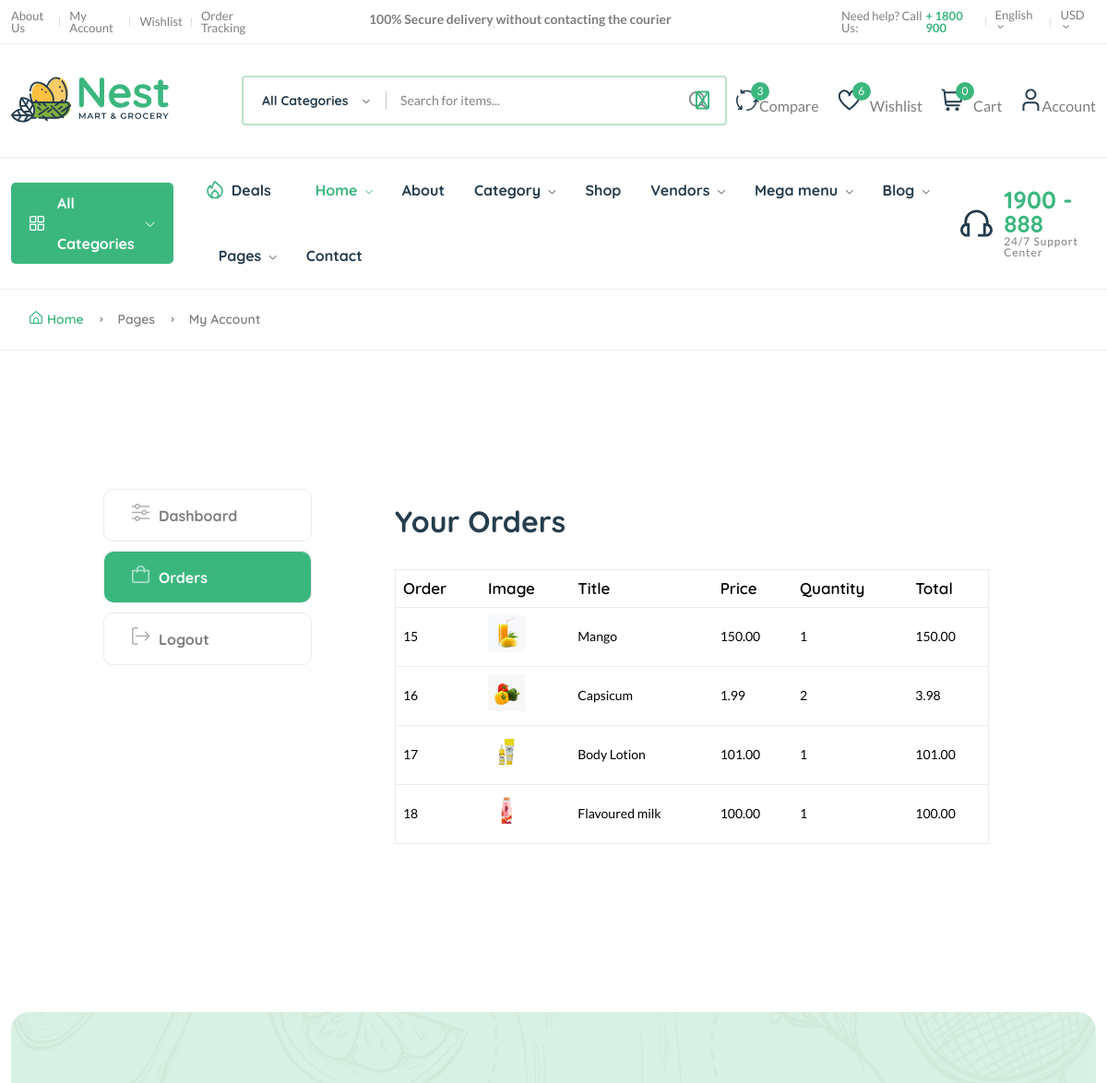
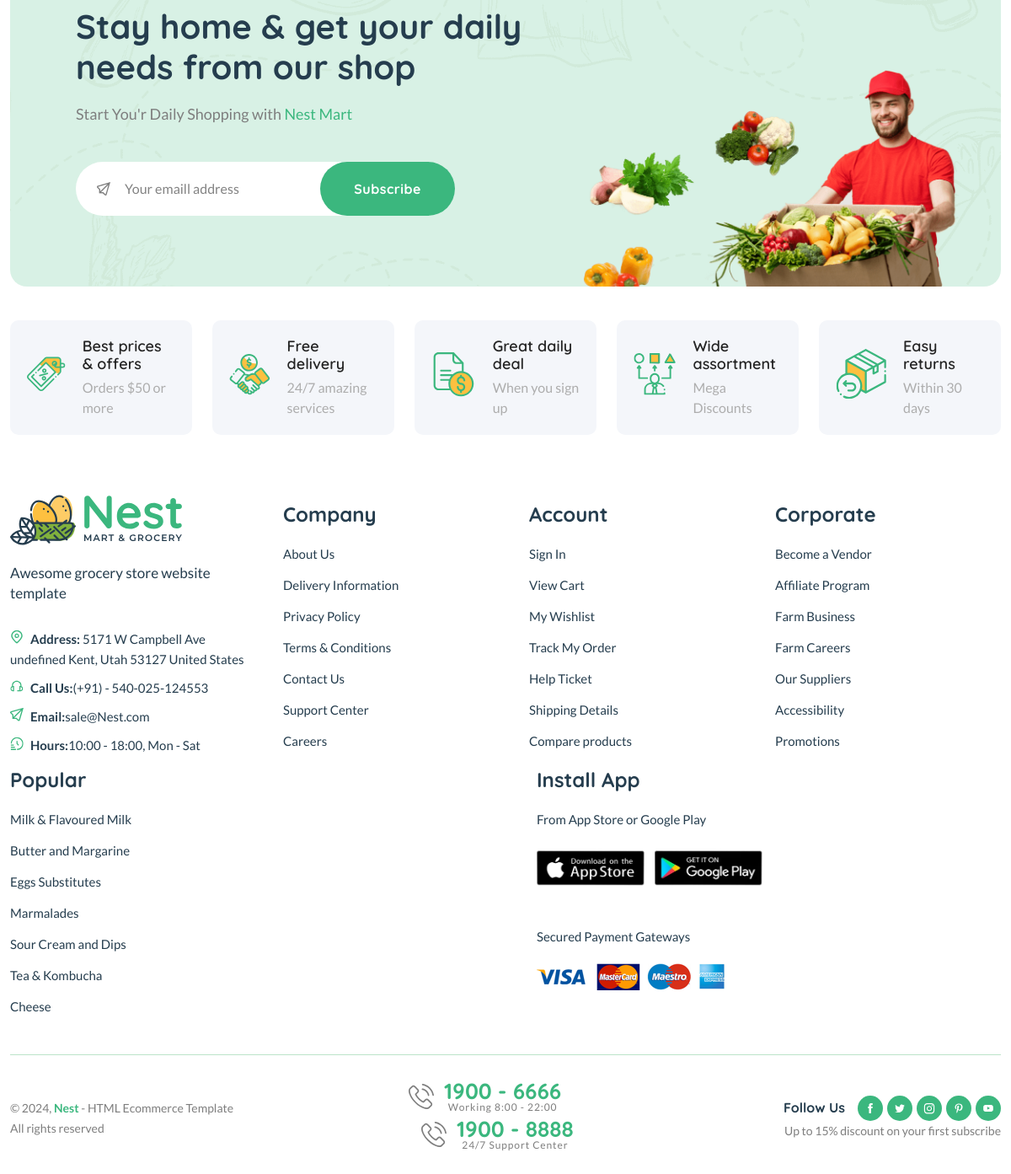
The app's page /order_detail/4 (signed in) with its own data (2 pictures, top to bottom).
### core/models.py (models this page shows, shortened)
class CartOrderItems(models.Model):
    order = models.ForeignKey(CartOrder, on_delete=models.CASCADE)
    invoice_no = models.CharField(max_length=200)
    product_status = models.CharField(max_length=200)
    item = models.CharField(max_length=200)
    image = models.CharField(max_length=200)
    qty = models.PositiveIntegerField(default=0)
    price = models.DecimalField(max_digits=10, decimal_places=2, default="1.99")
    total = models.DecimalField(max_digits=10, decimal_places=2, default="1.99")
    class Meta:
        verbose_name_plural = "Cart Order Items"

### core/views.py (the view)
# urls.py: path("order_detail/<int:id>", views.order_details,name="order-detail"),
def order_details(request, id):
    order = CartOrder.objects.get(user=request.user.id, id=id)
    order_items = CartOrderItems.objects.filter(order=order)
    context = {
        "order_items": order_items,
    }
    return render(request, "core/order_detail.html", context)

### templates/core/order_detail.html (shortened to what this page needs)
{% extends 'partials/base.html' %}
{% load static %}
{% block content %}
    <main class="main pages">
        <div class="page-header breadcrumb-wrap">
            <div class="container">
                <div class="breadcrumb">
                    <a href='index.html' rel='nofollow'><i class="fi-rs-home mr-5"></i>Home</a>
                    <span></span> Pages <span></span> My Account
                </div>
            </div>
        </div>
        <div class="page-content pt-150 pb-150">
            <div class="container">
                <div class="row">
                    <div class="col-lg-10 m-auto">
                        <div class="row">
                            <div class="col-md-3">
                                <div class="dashboard-menu">
                                    <ul class="nav flex-column" role="tablist">
                                        <li class="nav-item">
                                            <a class="nav-link " id="dashboard-tab" href="{% url 'core:dashboard' %}" ><i class="fi-rs-settings-sliders mr-10"></i>Dashboard</a>
                                        </li>
                                        <li class="nav-item">
                                            <a class="nav-link active" id="orders-tab" data-bs-toggle="tab" href="#orders" role="tab" aria-controls="orders" aria-selected="false"><i class="fi-rs-shopping-bag mr-10"></i>Orders</a>
                                        </li>
                                        <li class="nav-item">
                                            <a class='nav-link' href='{% url "userauths:sign-in" %}'><i class="fi-rs-sign-out mr-10"></i>Logout</a>
                                        </li>
                                    </ul>
                                </div>
                            </div>
                            <div class="col-md-9">
                                <div class="tab-content account dashboard-content pl-50">
                                    <div class="tab-pane fade active show" id="orders" role="tabpanel" aria-labelledby="orders-tab">
                                        <div class="card">
                                            <div class="card-header">
                                                <h3 class="mb-0">Your Orders</h3>
                                            </div>
                                            <div class="card-body">
                                                <div class="table-responsive">
                                                    <table class="table">
                                                        <thead>
                                                            <tr>
                                                                <th>Order</th>
                                                                <th>Image</th>
                                                                <th>Title</th>
                                                                <th>Price</th>
                                                                <th>Quantity</th>
                                                                <th>Total</th>
                                                            </tr>
                                                        </thead>
                                                        <tbody>
                                                        {%for p in order_items %}
                                                            <tr>
                                                                <td>{{p.id}}</td>
                                                                <td><img src="{{ p.image}}" style="width:40px; height:40px;"></td>
                                                                <td>{{p.item}}</td>
                                                                <td>{{p.price}}</td>
                                                                <td>{{p.qty}}</td>
                                                                <td>{{p.total}}</td>
                                                            </tr>
                                                        {%endfor%}
                                                        </tbody>
                                                    </table>
                                                </div>
                                            </div>
                                        </div>
                                    </div>
                                </div>
                            </div>
                        </div>
                    </div>
                </div>
            </div>
        </div>
    </main>
{% endblock content%}

### records on screen
CartOrderItems: id "15", image (picture), item "Mango", price "150.00", qty "1", total "150.00"
CartOrderItems: id "16", image (picture), item "Capsicum", price "1.99", qty "2", total "3.98"
CartOrderItems: id "17", image (picture), item "Body Lotion", price "101.00", qty "1", total "101.00"
CartOrderItems: id "18", image (picture), item "Flavoured milk", price "100.00", qty "1", total "100.00"

### other values on screen
{{ request.session.cart_data_obj|length }} "0"
